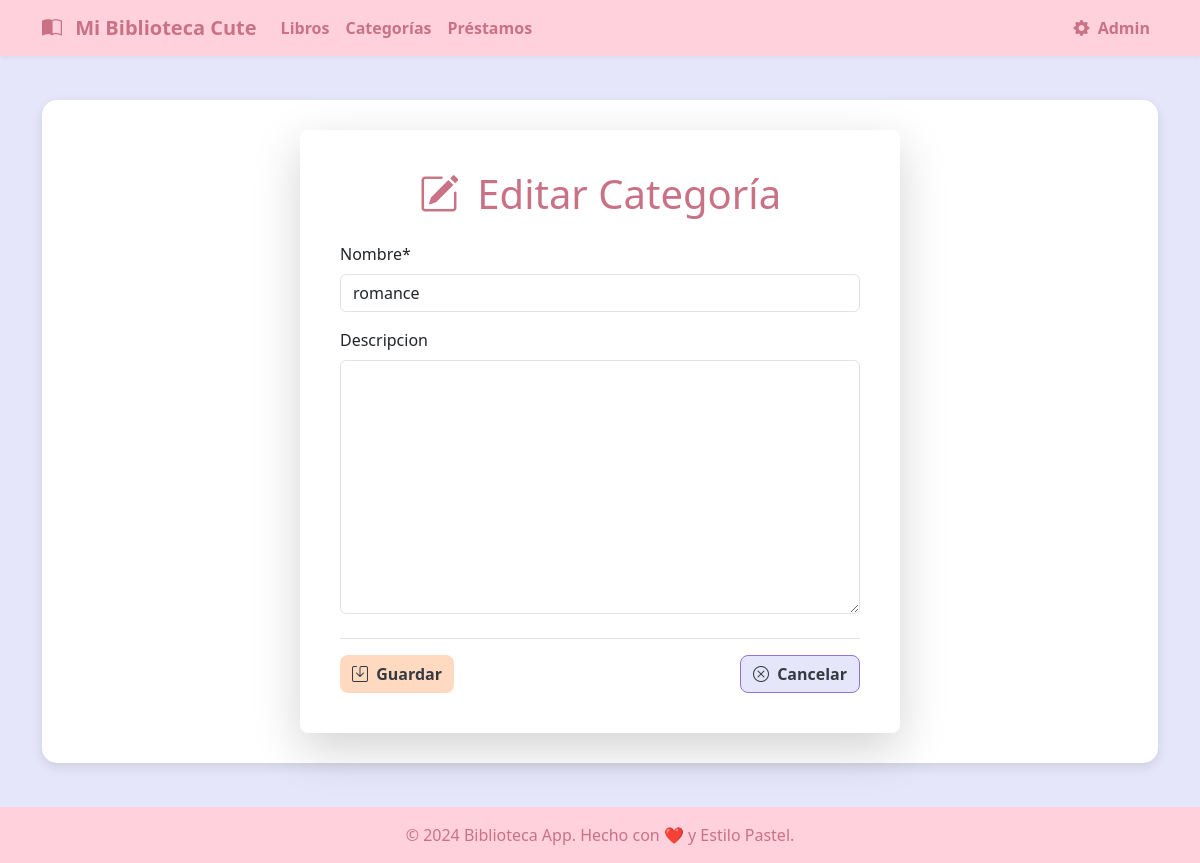
The page /categorias/1/editar/ on the database as committed earlier.
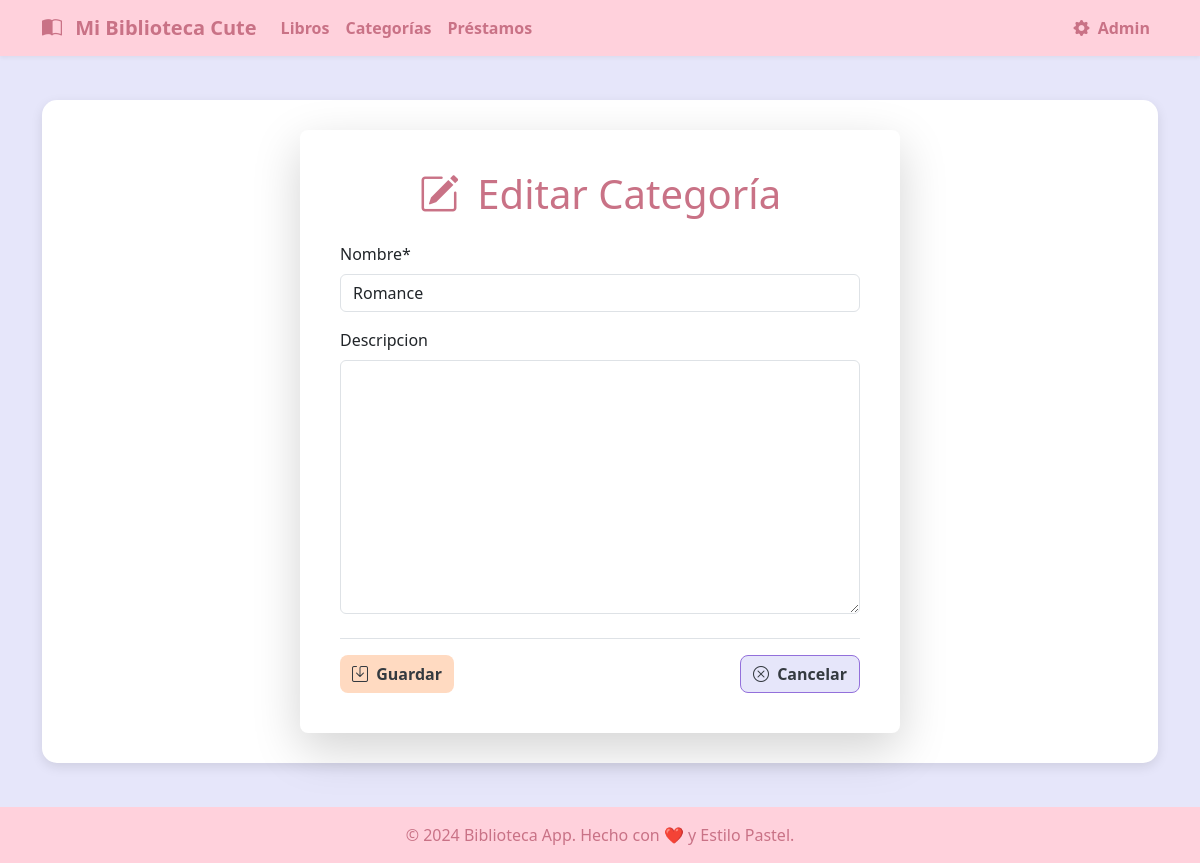
The same page on the database as committed later.
### categorias/models.py (models this page shows, shortened)
class Categoria(models.Model):
    nombre = models.CharField(max_length=100)
    descripcion = models.TextField(null=True, blank=True)
    fecha_creacion = models.DateField(auto_now_add=True)
    class Meta:
        ordering = ['nombre']

### categorias/views.py (the view, shortened to what this page needs)
# urls.py: path('<int:pk>/editar/', views.CategoriaEditar.as_view(), name='editar'),
class CategoriaEditar(UpdateView):
    model = Categoria
    fields = ['nombre', 'descripcion']
    template_name = 'categorias/categoria_formulario.html'

### categorias/templates/categorias/categoria_formulario.html (shortened to what this page needs)
{% extends "base.html" %}
{% load crispy_forms_tags %}
{% block content %}
    <div class="card shadow-lg border-0 rounded-3 p-4" style="max-width: 600px; margin: auto;">
        <div class="card-body">
            <h1 class="card-title text-center mb-4" style="color: var(--pastel-pink-dark);">
                {% if form.instance.pk %}
                    <i class="bi bi-pencil-square me-2"></i> Editar Categoría
                {% else %}
                    <i class="bi bi-plus-circle me-2"></i> Nueva Categoría
                {% endif %}
            </h1>
            <form method="post">
                {{ form|crispy }}
                <div class="d-flex justify-content-between mt-4 pt-3 border-top">
                    <button type="submit" class="btn btn-pastel-primary">
                        <i class="bi bi-save me-1"></i> Guardar
                    </button>
                    <a href="{% url 'categorias:listado' %}" class="btn btn-pastel-secondary">
                        <i class="bi bi-x-circle me-1"></i> Cancelar
                    </a>
                </div>
            </form>
        </div>
    </div>
{% endblock %}

Rows that differ between the two databases and show on the page:
changed Categoria: nombre "romance" → "Romance"
